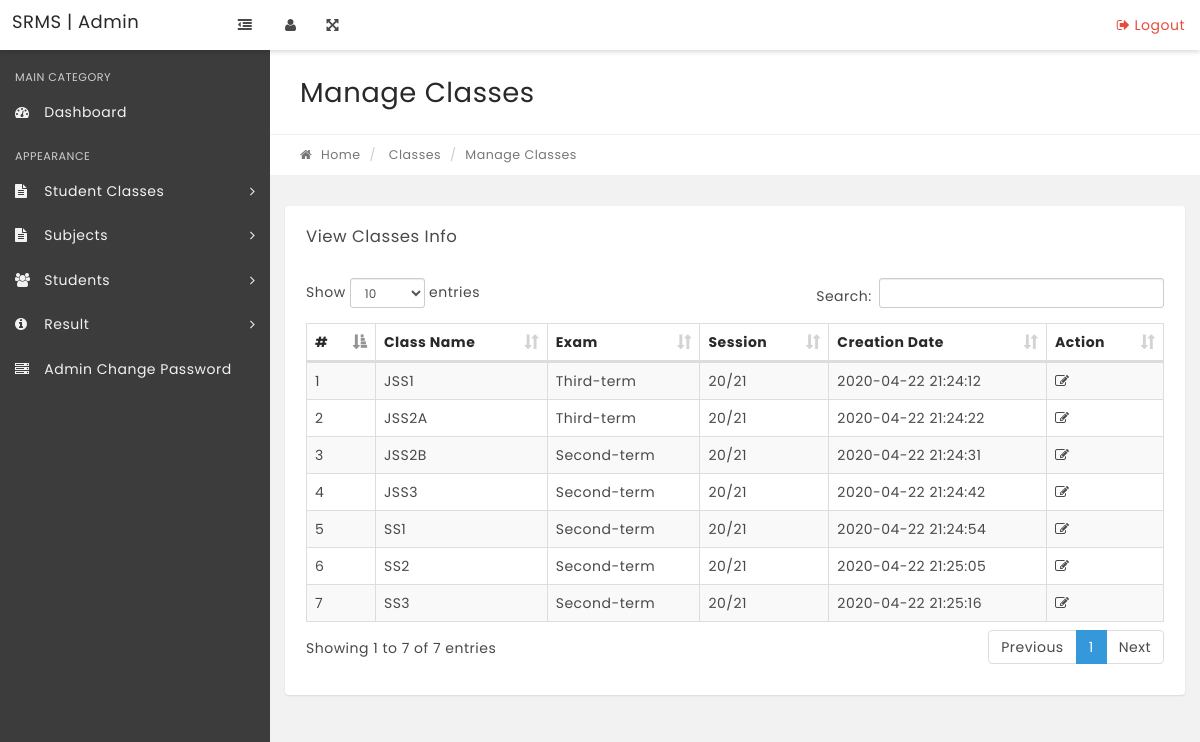
/manage-classes.php, run on the app's committed database.
### tables this page shows
CREATE TABLE IF NOT EXISTS `tblclasses` (
  `id` int(11) NOT NULL AUTO_INCREMENT,
  `ClassName` varchar(80) DEFAULT NULL,
  `Exam` varchar(20) NOT NULL,
  `Session` varchar(7) NOT NULL,
  `CreationDate` timestamp NOT NULL DEFAULT CURRENT_TIMESTAMP,
  `UpdationDate` timestamp NOT NULL DEFAULT '0000-00-00 00:00:00' ON UPDATE CURRENT_TIMESTAMP,
  PRIMARY KEY (`id`)
);

### manage-classes.php (the view, shortened to what this page needs)
<?php
include('includes/config.php');
if(strlen($_SESSION['alogin'])=="")
    {
    header("Location: index.php");
    }
    else{
?>
<!DOCTYPE html>
<html lang="en">
    <head>
        <link rel="stylesheet" href="css/bootstrap.min.css" media="screen" >
        <link rel="stylesheet" href="css/font-awesome.min.css" media="screen" >
        <link rel="stylesheet" href="css/animate-css/animate.min.css" media="screen" >
        <link rel="stylesheet" href="css/lobipanel/lobipanel.min.css" media="screen" >
        <link rel="stylesheet" href="css/prism/prism.css" media="screen" >
        <link rel="stylesheet" type="text/css" href="js/DataTables/datatables.min.css"/>
        <link rel="stylesheet" href="css/main.css" media="screen" >
    </head>
    <body class="top-navbar-fixed">
        <div class="main-wrapper">
   <?php include('includes/topbar.php');?>
            <div class="content-wrapper">
                <div class="content-container">
<?php include('includes/leftbar.php');?>
                    <div class="main-page">
                        <div class="container-fluid">
                            <div class="row page-title-div">
                                <div class="col-md-6">
                                    <h2 class="title">Manage Classes</h2>
                                </div>
                            </div>
                            <div class="row breadcrumb-div">
                                <div class="col-md-6">
                                    <ul class="breadcrumb">
            							<li><a href="dashboard.php"><i class="fa fa-home"></i> Home</a></li>
                                        <li> Classes</li>
            							<li class="active">Manage Classes</li>
            						</ul>
                                </div>
                            </div>
                        </div>
                        <section class="section">
                            <div class="container-fluid">
                                <div class="row">
                                    <div class="col-md-12">
                                        <div class="panel">
                                            <div class="panel-heading">
                                                <div class="panel-title">
                                                    <h5>View Classes Info</h5>
                                                </div>
                                            </div>
                                            <div class="panel-body p-20">
                                                <table id="example" class="display table table-striped table-bordered" cellspacing="0" width="100%">
                                                    <thead>
                                                        <tr>
                                                            <th>#</th>
                                                            <th>Class Name</th>
                                                            <th> Exam </th>
                                                            <th>Session</th>
                                                            <th>Creation Date</th>
                                                            <th>Action</th>
                                                        </tr>
                                                    </thead>
                                                    <tbody>
<?php $sql = "SELECT * from tblclasses";
$query = $dbh->prepare($sql);
$query->execute();
$results=$query->fetchAll(PDO::FETCH_OBJ);
$cnt=1;
if($query->rowCount() > 0)
{
foreach($results as $result)
{   ?>
<tr>
 <td><?php echo htmlentities($cnt);?></td>
                                                            <td><?php echo htmlentities($result->ClassName);?></td>
                                                            <td><?php echo htmlentities($result->Exam);?></td>
                                                            <td><?php echo htmlentities($result->Session);?></td>
                                                            <td><?php echo htmlentities($result->CreationDate);?></td>
<td>
<a href="edit-class.php?classid=<?php echo htmlentities($result->id);?>"><i class="fa fa-edit" title="Edit Record"></i> </a>
</td>
</tr>
<?php $cnt=$cnt+1;}} ?>
                                                    </tbody>
                                                </table>
                                            </div>
                                        </div>
                                    </div>
                                                </div>
                                            </div>
                                        </div>
                                    </div>
                                </div>
                            </div>
    </body>
</html>
<?php } ?>

### data on the page
tblclasses: ClassName "JSS1", Exam "Third-term", Session "20/21", CreationDate "2020-04-22 21:24:12"
tblclasses: ClassName "JSS2A", Exam "Third-term", Session "20/21", CreationDate "2020-04-22 21:24:22"
tblclasses: ClassName "JSS2B", Exam "Second-term", Session "20/21", CreationDate "2020-04-22 21:24:31"
tblclasses: ClassName "JSS3", Exam "Second-term", Session "20/21", CreationDate "2020-04-22 21:24:42"
tblclasses: ClassName "SS1", Exam "Second-term", Session "20/21", CreationDate "2020-04-22 21:24:54"
tblclasses: ClassName "SS2", Exam "Second-term", Session "20/21", CreationDate "2020-04-22 21:25:05"
tblclasses: ClassName "SS3", Exam "Second-term", Session "20/21", CreationDate "2020-04-22 21:25:16"
